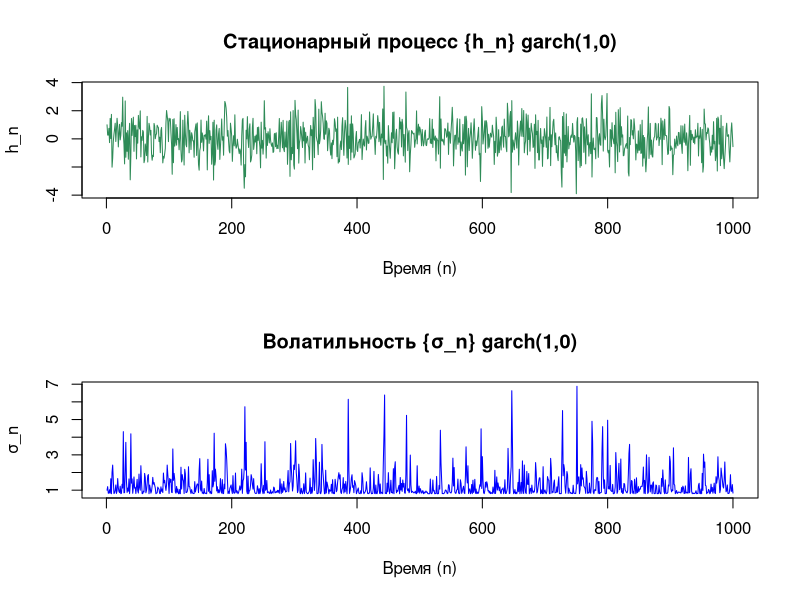
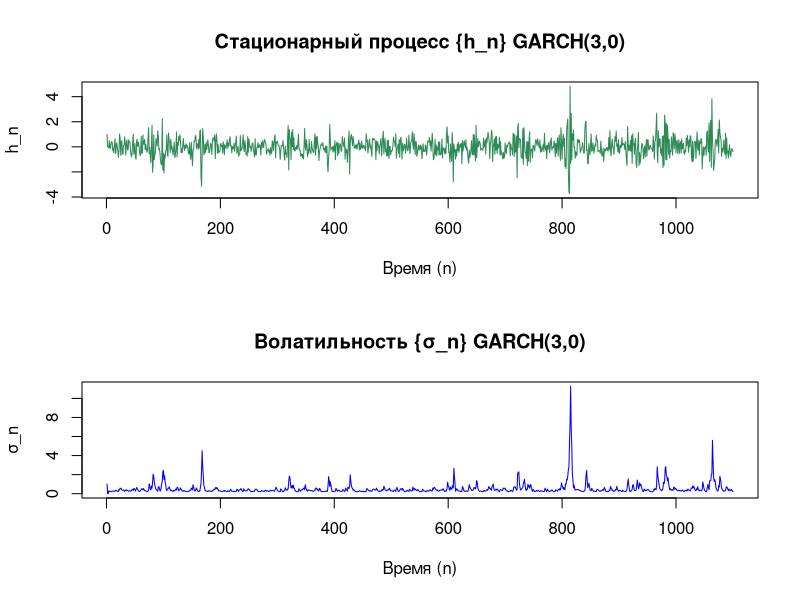
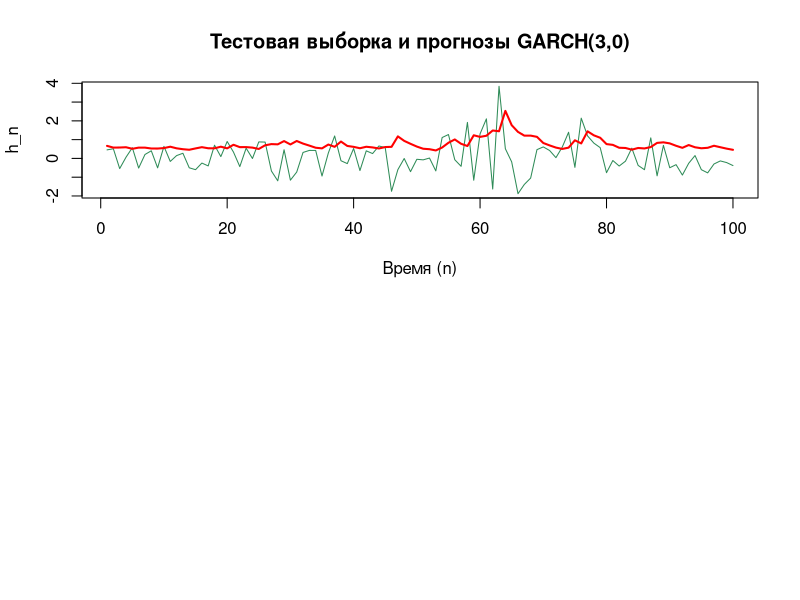
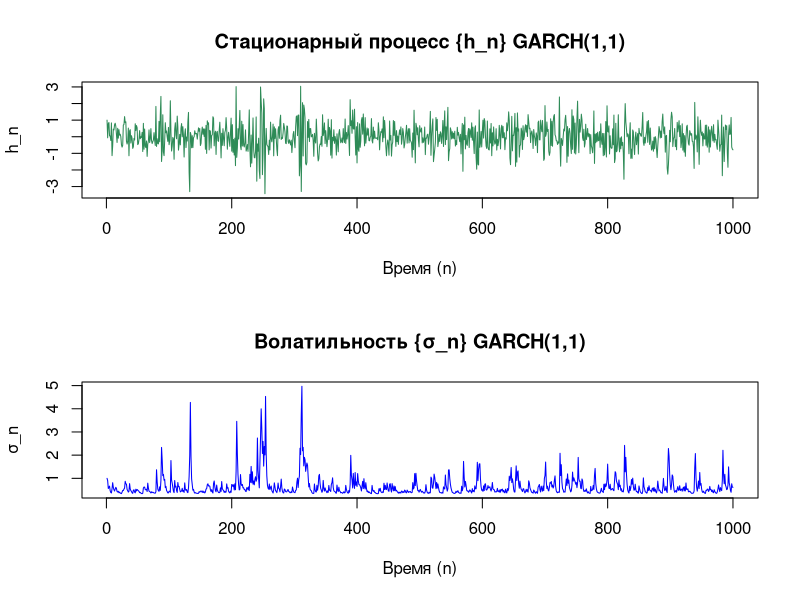

Recreate these plots in R, in order.
# Проверка наличия библиотеки tseries
if (!require(tseries)) {
  install.packages("tseries")  # Установка пакета, если он не установлен
}
library(tseries)

# set.seed(123) # На случай если нужно получать одни и те же случ числа

# Задание 1 ----

# Функция для моделирования процесса garch(1,0)
garch_process <- function(a0, a1, num_obs, initial_volatility = 1, initial_process_value = 1) {
  if (a0 <= 0) stop("a0 должно быть положительным")  # Проверка, что a0 положительно
  if (a1 <= 0 || a1 >= 1) stop("a1 должно быть в диапазоне (0, 1)")  # Проверка диапазона a1
  
  process_values <- numeric(num_obs)  # Инициализация вектора значений процесса
  volatility <- numeric(num_obs)       # Инициализация вектора волатильности
  
  errors <- rnorm(num_obs, mean = 0, sd = 1)  # Генерация случайных ошибок
  volatility[1] <- initial_volatility          # Установка начальной волатильности
  process_values[1] <- initial_process_value   # Установка начального значения процесса
  
  # Основной цикл для вычисления значений процесса и волатильности
  for (t in 2:num_obs) {
    volatility[t] <- a0 + a1 * (process_values[t - 1])^2  # Вычисление волатильности
    process_values[t] <- sqrt(volatility[t]) * errors[t]    # Вычисление значений процесса
  }
  
  par(mfrow = c(2, 1))  # Разделение графиков на 2 строки
  plot(process_values, type = 'l', col = 'seagreen',
       main = 'Стационарный процесс {h_n} garch(1,0)', 
       ylab = 'h_n', xlab = 'Время (n)')  # График значений процесса
  
  plot(volatility, type = 'l', col = 'blue',
       main = 'Волатильность {σ_n} garch(1,0)', 
       ylab = 'σ_n', xlab = 'Время (n)')  # График волатильности
  
  return(process_values)  # Возврат значений процесса
}

# Генерация garch(1,0) с параметрами 
n <- 1000  # Количество наблюдений
a0 <- 0.8  # Значение a0
a1 <- 0.4  # Значение a1

result <- garch_process(a0, a1, n)  # Моделирование процесса garch(1,0)

# Задание 2 ----

# Оценка параметров a0 и a1 методом наименьших квадратов

# Функция для оценки a1
estimate_a1 <- function(h) {
  n <- length(h)  # Длина вектора h
  h_sq <- h^2     # Квадраты значений процесса
  
  # Вычисление необходимых сумм
  sum_h_sq <- sum(h_sq)                  # Сумма h^2
  sum_h_sq_lag <- sum(h_sq[-1])          # Сумма h^2 с лагом
  sum_h_sq_lag_sq <- sum(h_sq[-n]^2)     # Сумма (h^2)^2 с лагом
  sum_h_sq_product <- sum(h_sq[-1] * h_sq[-n])  # Сумма произведений
  
  # Вычисление коэффициента a1
  numerator <- (sum_h_sq_product / (n - 1)) - (sum_h_sq * sum_h_sq_lag) / (n^2)
  denominator <- (sum_h_sq_lag_sq / (n - 1)) - (sum_h_sq_lag / (n - 1))^2
  
  return(numerator / denominator)  # Возврат оценки a1
}

# Функция для оценки a0
estimate_a0 <- function(h, a1) {
  h_sq <- h^2  # Квадраты значений процесса
  return(mean(h_sq) - a1 * mean(h[-1]^2))  # Среднее значение h^2 минус влияние a1
}

# Вычисление оценок
est_a1 <- estimate_a1(result)   # Оценка a1
est_a0 <- estimate_a0(result, est_a1)   # Оценка a0

# Печать результатов оценки методом наименьших квадратов
cat("Оценка a0 методом наименьших квадратов:", est_a0, "\n")   # Вывод оценки a0
cat("Оценка a1 методом наименьших квадратов:", est_a1, "\n")   # Вывод оценки a1

# Задание 3 ----

# Оценка параметров a0 и a1 с использованием функции garch() из пакета tseries

# Формируем выборку h_n для оценки параметров
h_n <- result   # Используем результат моделирования как выборку

# Оценка параметров с помощью функции garch() из пакета tseries
garch_fit <- garch(h_n, order = c(0, 1), trace = FALSE)   # Используем порядок (0, 1) для garch(1,0)

# Извлечение оценок параметров
est_a0_garch <- coef(garch_fit)[1]   # Оценка a0
est_a1_garch <- coef(garch_fit)[2]   # Оценка a1

# Печать результатов оценки методом garch()
cat("Оценка a0 методом garch():", est_a0_garch, "\n")   # Вывод оценки a0
cat("Оценка a1 методом garch():", est_a1_garch, "\n")   # Вывод оценки a1

# Выводы о сравнении оценок параметров
cat("\nСравнение оценок параметров:\n")
cat("Метод наименьших квадратов:\n")
cat("a0:", est_a0, ", a1:", est_a1, "\n")
cat("Метод garch():\n")
cat("a0:", est_a0_garch, ", a1:", est_a1_garch, "\n")

# Задание 4 ----

# Функция для моделирования процесса GARCH(3,0)
garch_process_3_0 <- function(a0, a1, a2, a3, num_obs, initial_volatility = 1, initial_process_value = 1) {
  # Проверка, что параметр a0 положительный
  if (a0 <= 0) stop("a0 должно быть положительным")
  # Проверка, что параметры a1, a2, a3 положительные и сумма (a1 + a2 + a3) меньше 1
  if (a1 <= 0 || a2 <= 0 || a3 <= 0 || (a1 + a2 + a3) >= 1) stop("Параметры должны удовлетворять условию 0 < a1 + a2 + a3 < 1")
  
  # Инициализация векторов для значений процесса и волатильности
  process_values <- numeric(num_obs)
  volatility <- numeric(num_obs)
  
  # Генерация случайных ошибок из нормального распределения
  errors <- rnorm(num_obs, mean = 0, sd = 1)
  
  # Установка начальных условий
  volatility[1] <- initial_volatility
  process_values[1] <- initial_process_value
  
  # Основной цикл для вычисления значений процесса GARCH(3,0)
  for (t in 4:num_obs) {
    # Вычисление волатильности на текущем шаге
    volatility[t] <- a0 + a1 * (process_values[t - 1])^2 + a2 * (process_values[t - 2])^2 + a3 * (process_values[t - 3])^2
    # Вычисление значений процесса на текущем шаге
    process_values[t] <- sqrt(volatility[t]) * errors[t]
  }
  
  # Разделение графиков на 2 строки
  par(mfrow = c(2, 1))
  # График значений процесса
  plot(process_values, type = 'l', col = 'seagreen', main = 'Стационарный процесс {h_n} GARCH(3,0)', ylab = 'h_n', xlab = 'Время (n)')
  # График волатильности
  plot(volatility, type = 'l', col = 'blue', main = 'Волатильность {σ_n} GARCH(3,0)', ylab = 'σ_n', xlab = 'Время (n)')
  
  # Возврат значений процесса и волатильности в виде списка
  return(list(process_values = process_values, volatility = volatility))
}

# Генерация процесса GARCH(3,0)
n <- 1100 # Количество наблюдений
a0 <- 0.2 # Значение параметра a0
a1 <- 0.3 # Значение параметра a1
a2 <- 0.2 # Значение параметра a2
a3 <- 0.1 # Значение параметра a3

# Вызов функции для генерации данных GARCH(3,0)
garch_data <- garch_process_3_0(a0, a1, a2, a3, n)
# Извлечение значений процесса
process_values <- garch_data$process_values

# Разделение на обучающую и тестовую выборки в соотношении 10:1
train_size <- floor(n / 11 * 10) # Размер обучающей выборки (10/11 от всех данных)
test_size <- n - train_size # Размер тестовой выборки (1/11 от всех данных)

# Создание обучающей выборки
train_data <- process_values[1:train_size]
# Создание тестовой выборки
test_data <- process_values[(train_size + 1):n]

# Оценка параметров (a0, a1, a2, a3) на обучающей выборке с помощью функции garch из пакета tseries
garch_fit_3_0 <- garch(train_data, order = c(0, 3), trace = FALSE) # Оценка GARCH(3,0)
est_params <- coef(garch_fit_3_0) # Извлечение оцененных параметров (a0, a1, a2, a3)

# Прогнозирование на 1 шаг вперед для тестовой выборки
h_pred <- numeric(test_size) # Вектор для хранения прогнозов
# Цикл по каждому элементу тестовой выборки
for (t in 1:test_size) {
  idx <- train_size + t # Текущая позиция в тестовой выборке
  # Формула прогноза: h_n+1|n = a0 + a1*h_n^2 + a2*h_{n-1}^2 + a3*h_{n-2}^2
  h_pred[t] <- est_params[1] +
    est_params[2] * process_values[idx - 1]^2 + # Вклад a1
    est_params[3] * process_values[idx - 2]^2 + # Вклад a2
    est_params[4] * process_values[idx - 3]^2 # Вклад a3
}

# Наложение прогнозов на график тестовой выборки
plot(test_data, type = 'l', col = 'seagreen', main = 'Тестовая выборка и прогнозы GARCH(3,0)', ylab = 'h_n', xlab = 'Время (n)')
# График прогнозов (красный)
lines(sqrt(h_pred), col = 'red', lwd = 2)

# Вывод оцененных параметров
cat("Оцененные параметры:\n")
cat("a0:", est_params[1], "\n") # Вывод оценки a0
cat("a1:", est_params[2], "\n") # Вывод оценки a1
cat("a2:", est_params[3], "\n") # Вывод оценки a2
cat("a3:", est_params[4], "\n") # Вывод оценки a3

# Задание 5 ----

# Функция для моделирования процесса GARCH(1,1)
garch_process_1_1 <- function(a0, a1, b1, num_obs, initial_volatility = 1, initial_process_value = 1) {
  # Проверка, что a0 положительно
  if (a0 <= 0) stop("a0 должно быть положительным")
  # Проверка, что a1 и b1 положительны, и их сумма меньше 1, что обеспечивает стационарность
  if (a1 <= 0 || a1 >= 1 || b1 <= 0 || b1 >= 1 || (a1 + b1) >= 1)
    stop("Параметры должны удовлетворять условию 0 < a1 + b1 < 1")
  
  # Инициализация векторов для хранения значений процесса и волатильности
  process_values <- numeric(num_obs) # Вектор значений процесса
  volatility <- numeric(num_obs) # Вектор для хранения значений волатильности
  
  # Генерация случайных ошибок из стандартного нормального распределения
  errors <- rnorm(num_obs, mean = 0, sd = 1)
  
  # Установка начальных значений волатильности и процесса
  volatility[1] <- initial_volatility # Начальная волатильность
  process_values[1] <- initial_process_value # Начальное значение процесса
  
  # Основной цикл для вычисления значений процесса и волатильности
  for (t in 2:num_obs) {
    # Вычисление волатильности на текущем шаге с учетом прошлого значения волатильности (b1)
    volatility[t] <- a0 + a1 * (process_values[t - 1])^2 + b1 * volatility[t - 1]
    # Значение процесса определяется как произведение корня из волатильности и случайной ошибки
    process_values[t] <- sqrt(volatility[t]) * errors[t]
  }
  
  # Разделение области построения графиков на 2 строки для отображения двух графиков
  par(mfrow = c(2, 1))
  # Построение графика значений процесса
  plot(process_values, type = 'l', col = 'seagreen',
       main = 'Стационарный процесс {h_n} GARCH(1,1)',
       ylab = 'h_n', xlab = 'Время (n)')
  # Построение графика значений волатильности
  plot(volatility, type = 'l', col = 'blue',
       main = 'Волатильность {σ_n} GARCH(1,1)',
       ylab = 'σ_n', xlab = 'Время (n)')
  
  # Возвращение значений процесса
  return(process_values)
}

# Генерация GARCH(1,1) с параметрами
n <- 1000 # Количество наблюдений
a0 <- 0.2 # Параметр a0 
a1 <- 0.3 # Параметр a1 
b1 <- 0.4 # Параметр b1 

# Вызов функции для моделирования процесса GARCH(1,1)
result_garch_1_1 <- garch_process_1_1(a0, a1, b1, n)

# Оценка параметров с помощью функции garch() из пакета tseries

# Оценка параметров (a0, a1, b1) для процесса GARCH(1,1)
garch_fit_1_1 <- garch(result_garch_1_1, order = c(1, 1), trace = FALSE)

# Извлечение оценок параметров
est_a0_garch_1_1 <- coef(garch_fit_1_1)[1] # Извлечение оценки a0
est_a1_garch_1_1 <- coef(garch_fit_1_1)[2] # Извлечение оценки a1
est_b1_garch_1_1 <- coef(garch_fit_1_1)[3] # Извлечение оценки b1

# Печать результатов оценки параметров
cat("Оцененные параметры GARCH(1,1):\n")
cat("a0:", est_a0_garch_1_1, "\n") # Вывод оценки a0
cat("a1:", est_a1_garch_1_1, "\n") # Вывод оценки a1
cat("b1:", est_b1_garch_1_1, "\n") # Вывод оценки b1
